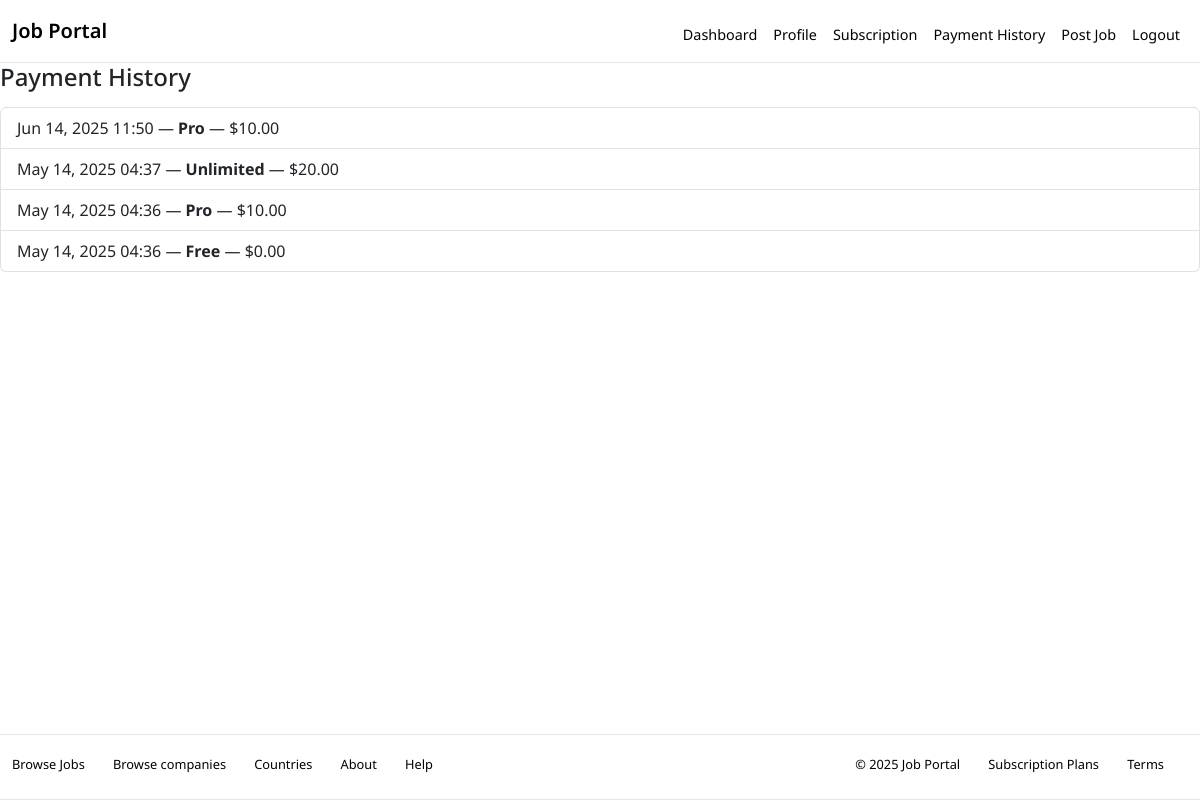
The app's page /payments/ (signed in) with its own data.
### core/models.py (models this page shows, shortened)
class Payment(models.Model):
    employer = models.ForeignKey(EmployerProfile, on_delete=models.CASCADE)
    plan = models.ForeignKey(SubscriptionPlan, on_delete=models.SET_NULL, null=True)
    amount = models.DecimalField(max_digits=6, decimal_places=2)
    timestamp = models.DateTimeField(auto_now_add=True)

class SubscriptionPlan(models.Model):
    name = models.CharField(max_length=50)
    price = models.DecimalField(max_digits=6, decimal_places=2)
    max_jobs = models.PositiveIntegerField(null=True, blank=True)  # None = unlimited

### core/views.py (the view)
# urls.py: path('payments/', payment_history, name='payment-history'),
@login_required
def payment_history(request):
    if request.user.role != 'employer':
        messages.error(request, "Access denied.")
        return redirect('dashboard')
    payments = Payment.objects.filter(employer=request.user.employerprofile).order_by('-timestamp')
    return render(request, 'core/payment_history.html', {'payments': payments})

### core/templates/core/payment_history.html
{% extends 'base.html' %}
{% block content %}
<h4>Payment History</h4>
<ul class="list-group mt-3">
  {% for payment in payments %}
    <li class="list-group-item">
      {{ payment.timestamp|date:"M d, Y H:i" }} — <strong>{{ payment.plan.name }}</strong> — ${{ payment.amount }}
    </li>
  {% empty %}
    <li class="list-group-item">No payments made yet.</li>
  {% endfor %}
</ul>
{% endblock %}

### core/templates/base.html (style rules this page uses)
body { font-family: 'Noto Sans', 'Helvetica Neue', Helvetica, Arial, sans-serif !important; }

### records on screen
Payment: timestamp "Jun 14, 2025 11:50", plan.name "Pro", amount "10.00"
Payment: timestamp "May 14, 2025 04:37", plan.name "Unlimited", amount "20.00"
Payment: timestamp "May 14, 2025 04:36", plan.name "Pro", amount "10.00"
Payment: timestamp "May 14, 2025 04:36", plan.name "Free", amount "0.00"
